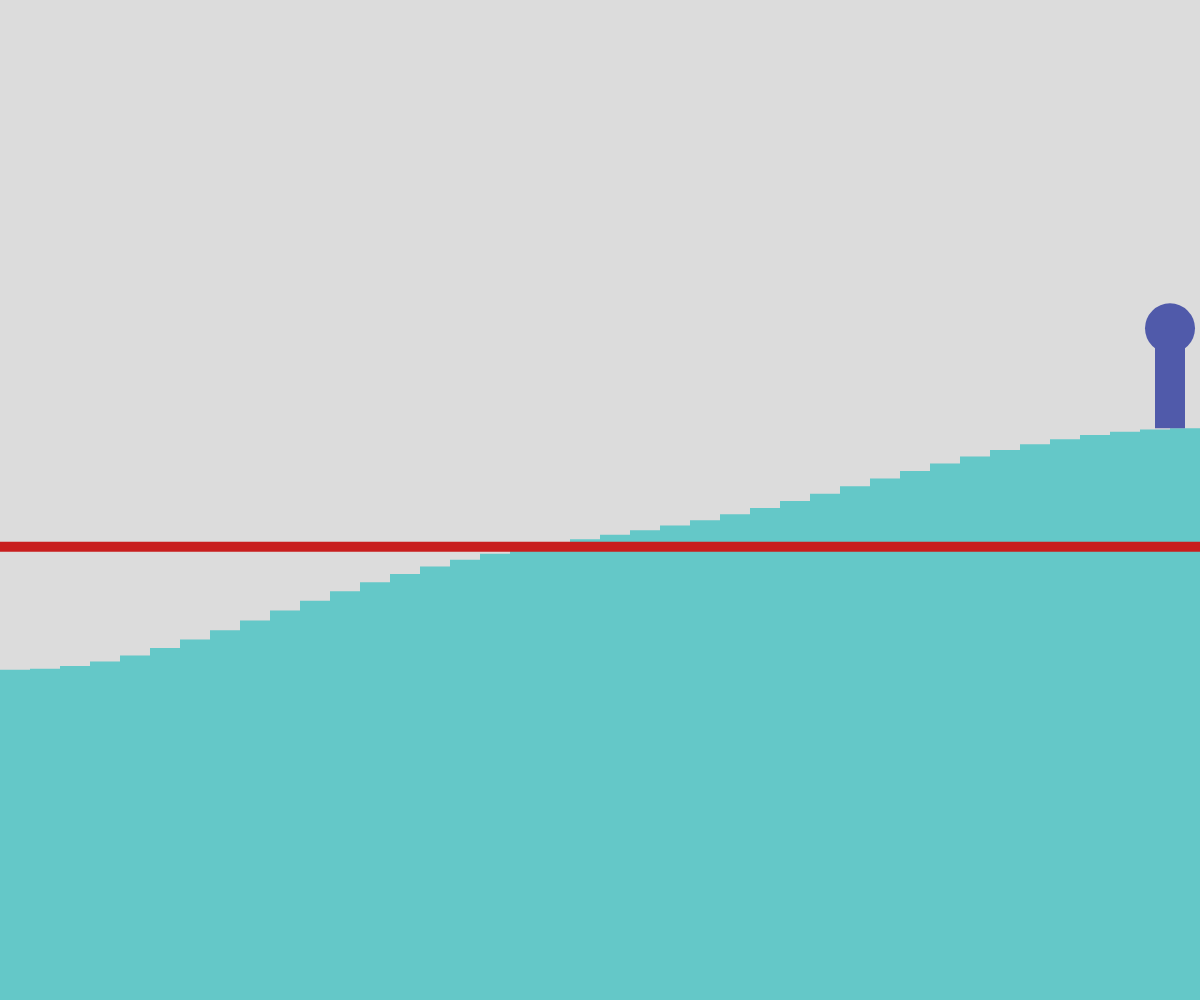
Frame 1 (no input)
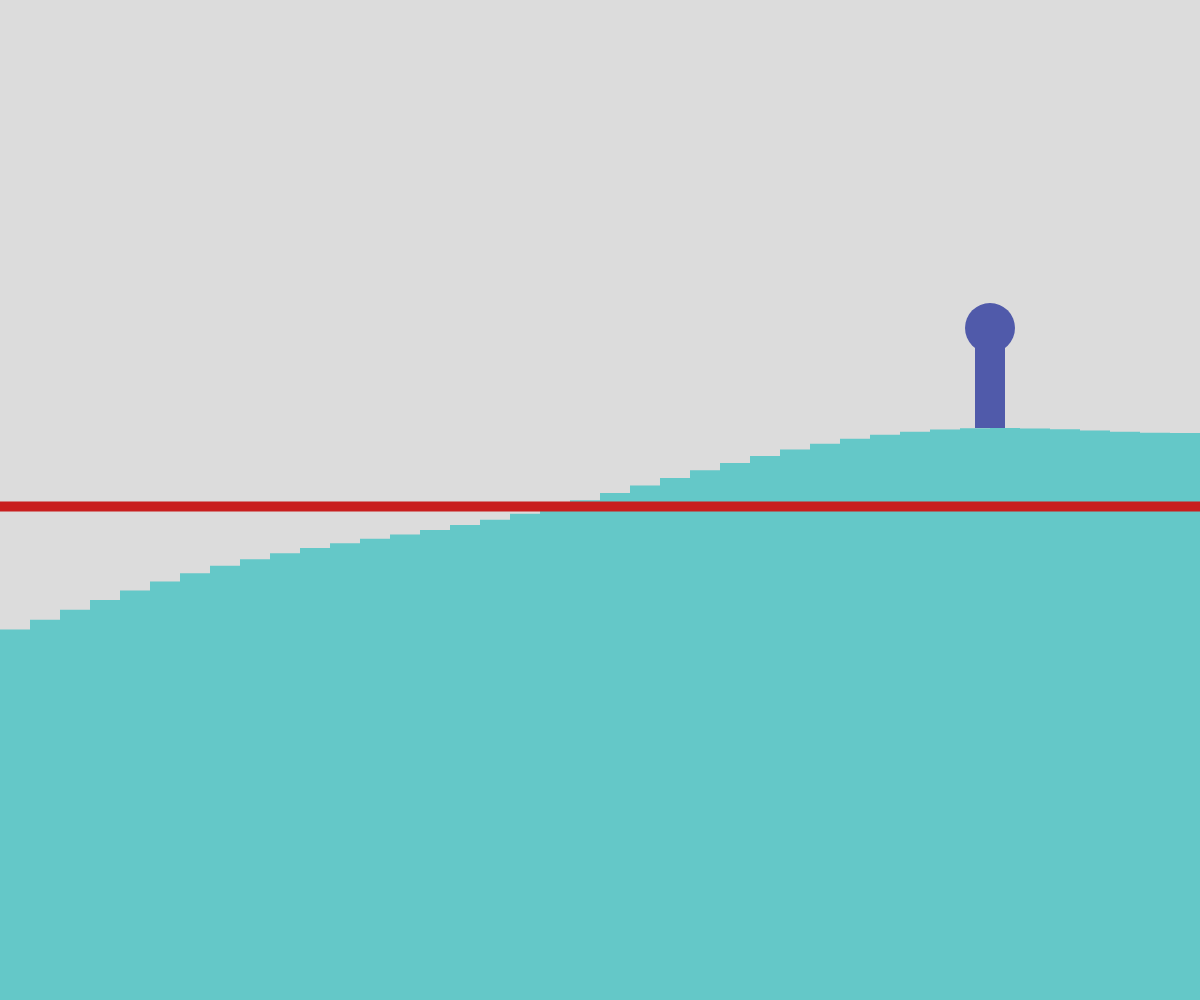
Frame 60 (no input)
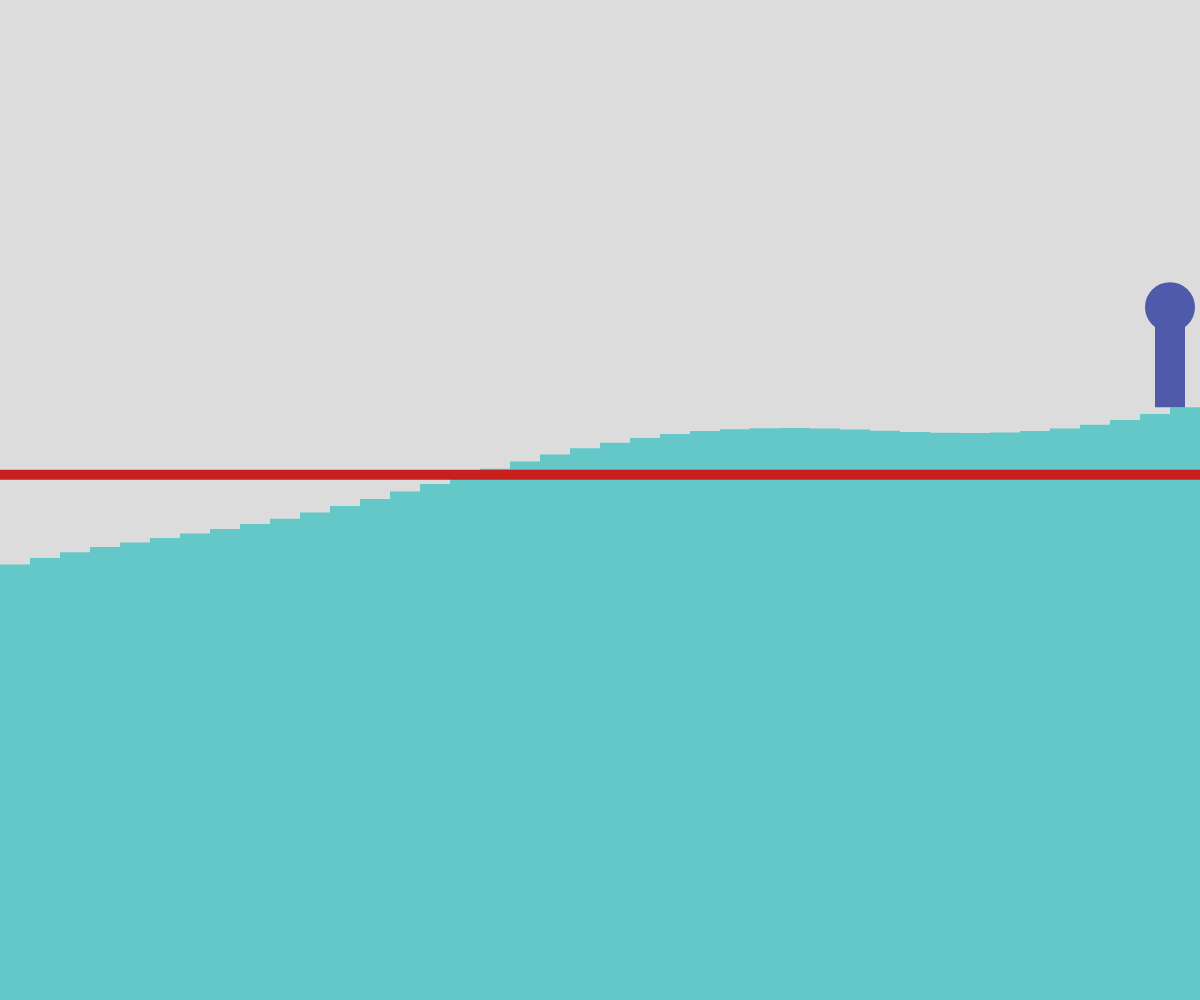
Frame 120 (the mouse pressed at the canvas centre since frame 60)

The p5.js sketch that drew these frames (run headless with seeded random() and noise() and a simulated clock; from frame 60 on, the mouse is pressed at the canvas centre):

// p5.js sketch
// ── sketch.js
//perlin noise
//Xinchen Yao
//Mar 4 2025


let rectWidth =30;
let start = 0;

function setup() {
  createCanvas(windowWidth, windowHeight);

  
}



function generateTerrain(){
  let xoff = start;
  let peaky = height;
  let peakx;
  let rectnum = width/rectWidth;//amount of rect
  let totalheight = 0;
  let average = 0;
  for (let x = 0; x < width; x+= rectWidth) {
    let y = noise(xoff) * height; //noise(xoff)=0-1 height increase through noise value decrease
    
    xoff += 0.01;
    
    rect(x, y, rectWidth, height - y);
    if(y<peaky){//find the highest point
      peaky = y;
      peakx = x;
    }
    
    
    

    start += 0.00003;//speed
    
    totalheight +=y;//add all the height of rect
    average = totalheight/rectnum;//total/amount = average
    
    
    
  }
  
  
  
  drawflag(peakx,peaky);
  averageh(average);
  
}
function drawflag(x,y){
  fill(80,90,170);
  circle(x,y-100,50);
  rect(x-15,y-100,30,100);
  
}




function draw() {
  background(220);
  noStroke();
  fill(100,200,200);
  generateTerrain();
  if(keyIsDown(LEFT_ARROW)){//change the width of rect
    rectWidth = rectWidth - 0.1;
    
  }
  if(keyIsDown(RIGHT_ARROW)){
    rectWidth = rectWidth + 0.1;
    
  }
  if(rectWidth<=0){
    rectWidth = 0.1;
  }
  
  
  
  
}


function averageh(yvalue){
  fill(200,30,30);
  rect(0,yvalue,width,10);

}
